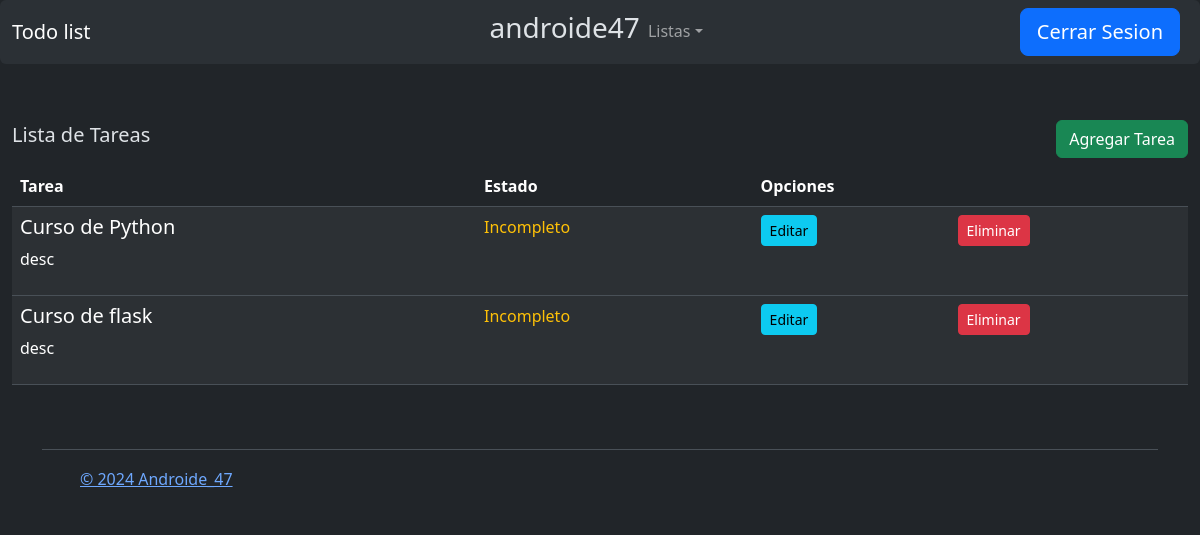
The app's page /todo/list (signed in) with its own data.
### todor/models.py (models this page shows, shortened)
class User(db.Model):
    id = db.Column(db.Integer, primary_key=True)
    username = db.Column(db.String(80), unique=True, nullable=False)
    password = db.Column(db.Text(20), nullable=False)

class Todo(db.Model):
    id = db.Column(db.Integer, primary_key=True)
    created_by = db.Column(db.Integer, db.ForeignKey('user.id'), nullable=False)
    title = db.Column(db.String(100), nullable=False)
    desc = db.Column(db.Text)
    state = db.Column(db.Boolean, default = False)

### todor/todo.py (the view)
@bp.route('/list')
@login_required
def index():
    todos = Todo.query.all()
    return render_template('todo/index.html', todos=todos)

### todor/auth.py (called while the page is built)
@bp.before_app_request
def load_logged_in_user():
    user_id = session.get('user_id')
    if user_id is None:
        g.user = None
    else:
        g.user = User.query.get_or_404(user_id)

def login_required(view):
    @functools.wraps(view)
    def wrapped_view(**kwargs):
        if g.user is None:
            return redirect(url_for('auth.inicio'))
        return view(**kwargs)
    return wrapped_view

### todor/templates/todo/index.html
{% extends 'base.html' %} {% block content %}
<br />
<section class="container-fluid">
  <nav class="navbar">
    <h5>{% block title %}Lista de Tareas{% endblock %}</h5>
    <a href=" {{url_for('todo.create')}} " class="btn btn-success"
      >Agregar Tarea</a
    >
  </nav>
  <table class="table table-striped table-hover">
    <thead>
      <tr>
        <th scope="col">Tarea</th>
        <th scope="col">Estado</th>
        <th scope="col" colspan="2">Opciones</th>
      </tr>
    </thead>
    <tbody>
      {% for todo in todos | reverse%} {% if g.user.id == todo.created_by%}
      <tr>
        <td>
          <h5>{{ todo.title }}</h5>
          <p>{{ todo.desc }}</p>
        </td>
        <td>
          {% if todo.state == false %}
          <span class="text-warning">Incompleto</span>
          {%else%}
          <span class="text-success">Completado</span>
          {%endif%}
        </td>
        <td>
          <a
            href="{{url_for('todo.update', id = todo.id)}}"
            class="btn btn-info btn-sm"
            >Editar</a
          >
        </td>
        <td>
          <a
            href="{{url_for('todo.delete', id = todo.id)}}"
            class="btn btn-danger btn-sm"
            >Eliminar</a
          >
        </td>
      </tr>
    </tbody>
    {% endif %} {% endfor %}
  </table>
</section>
{% endblock %}

### todor/templates/base.html (shortened to what this page needs)
<!DOCTYPE html>
<html lang="esp">
  <head>
    <link
      href="https://cdn.jsdelivr.net/npm/bootstrap@5.3.2/dist/css/bootstrap.min.css"
      rel="stylesheet"
    />
  </head>
  <body class="" data-bs-theme="dark">
    <nav
      class="navbar navbar-expand-lg bg-body-tertiary rounded"
      aria-label="Thirteenth navbar example"
      data-bs-theme="dark"
    >
      <div class="container-fluid">
        <div class="collapse navbar-collapse d-lg-flex" id="navbarsExample11">
          <a class="navbar-brand col-lg-3 me-0" href="{{ url_for('index')}}"
            >Todo list</a
          >
          <ul class="navbar-nav col-lg-6 justify-content-lg-center">
            {% if g.user %}
            <li class="nav-item">
              <span class="nav-link-active"
                ><h3>{{g.user.username}}</h3></span
              >
            </li>
            <li class="nav-item dropdown">
              <a
                class="nav-link dropdown-toggle"
                href="#"
                data-bs-toggle="dropdown"
                aria-expanded="false"
                >Listas</a
              >
            </li>
          </ul>
          <div class="d-lg-flex col-lg-3 justify-content-lg-end">
            <a
              class="btn btn-primary mx-2 btn-lg"
              href="{{url_for('auth.logout')}}"
              role="button"
              >Cerrar Sesion</a
            >
          </div>
            {% endif %}
          </div>
        </div>
    </nav>
    <br />
    {% block content %} {% endblock %}
    <br />
    <div class="container">
      <footer
        class="d-flex flex-wrap justify-content-between align-items-center py-3 my-4 border-top"
        data-bs-theme="dark"
      >
        <div class="col-md-4 d-flex align-items-center">
          <a
            href="androide47.com"
            class="mb-3 me-2 mb-md-0 text-body-secondary text-decoration-none lh-1"
          >
            <svg class="bi" width="30" height="24">
              <use xlink:href="#bootstrap" />
            </svg>
          </a>
          <span class="mb-3 mb-md-0 text-body-secondary"
            ><a href="https://www.androide47.com"
              >&copy; 2024 Androide_47</a
            ></span
          >
        </div>
        <ul class="nav col-md-4 justify-content-end list-unstyled d-flex">
          <li class="ms-3">
            <a class="text-body-secondary" href="#"
              ><svg class="bi" width="24" height="24">
                <use xlink:href="#twitter" /></svg
            ></a>
          </li>
          <li class="ms-3">
            <a class="text-body-secondary" href="#"
              ><svg class="bi" width="24" height="24">
                <use xlink:href="#instagram" /></svg
            ></a>
          </li>
          <li class="ms-3">
            <a class="text-body-secondary" href="#"
              ><svg class="bi" width="24" height="24">
                <use xlink:href="#facebook" /></svg
            ></a>
          </li>
        </ul>
      </footer>
    </div>
  </body>
</html>

### records on screen
User: user.username "androide47"
Todo: title "Curso de Python", desc "desc", state "Incompleto"
Todo: title "Curso de flask", desc "desc", state "Incompleto"
